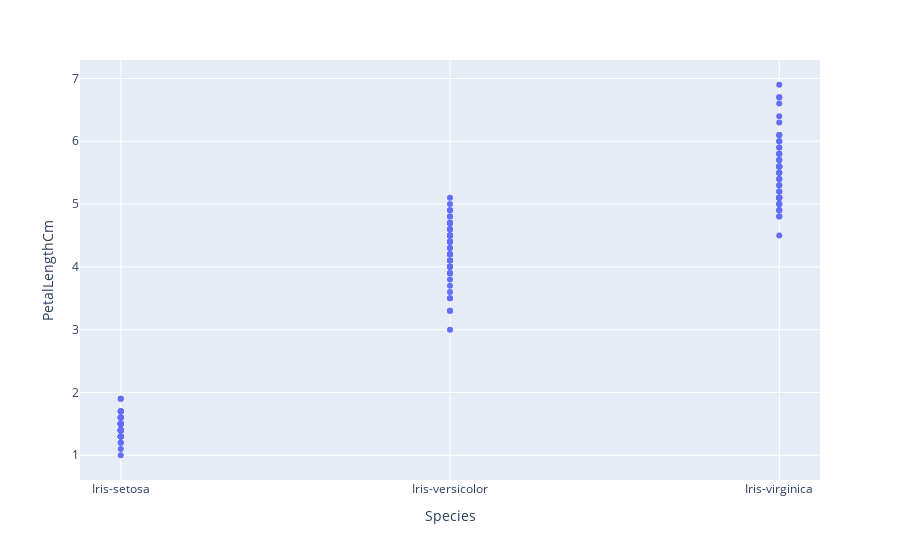

The cell this chart's notebook holds for it:
### Code cell
px.scatter(df, x='Species', y='PetalLengthCm')

### Figure 1 — Plotly figure (JSON) as saved in the notebook; plotly's stock layout.template omitted (floating-point values rounded to 4 significant figures; data arrays with more than 128 entries replaced by an {"elided": "..."} marker saying what was removed)
{"data": [{"hovertemplate": "Species=%{x}<br>PetalLengthCm=%{y}<extra></extra>", "legendgroup": "", "marker": {"color": "#636efa", "symbol": "circle"}, "mode": "markers", "name": "", "orientation": "v", "showlegend": false, "type": "scatter", "x": {"elided": "150 str values"}, "xaxis": "x", "y": {"elided": "150 float values"}, "yaxis": "y"}], "layout": {"legend": {"tracegroupgap": 0}, "margin": {"t": 60}, "xaxis": {"anchor": "y", "domain": [0, 1], "title": {"text": "Species"}}, "yaxis": {"anchor": "x", "domain": [0, 1], "title": {"text": "PetalLengthCm"}}}}
